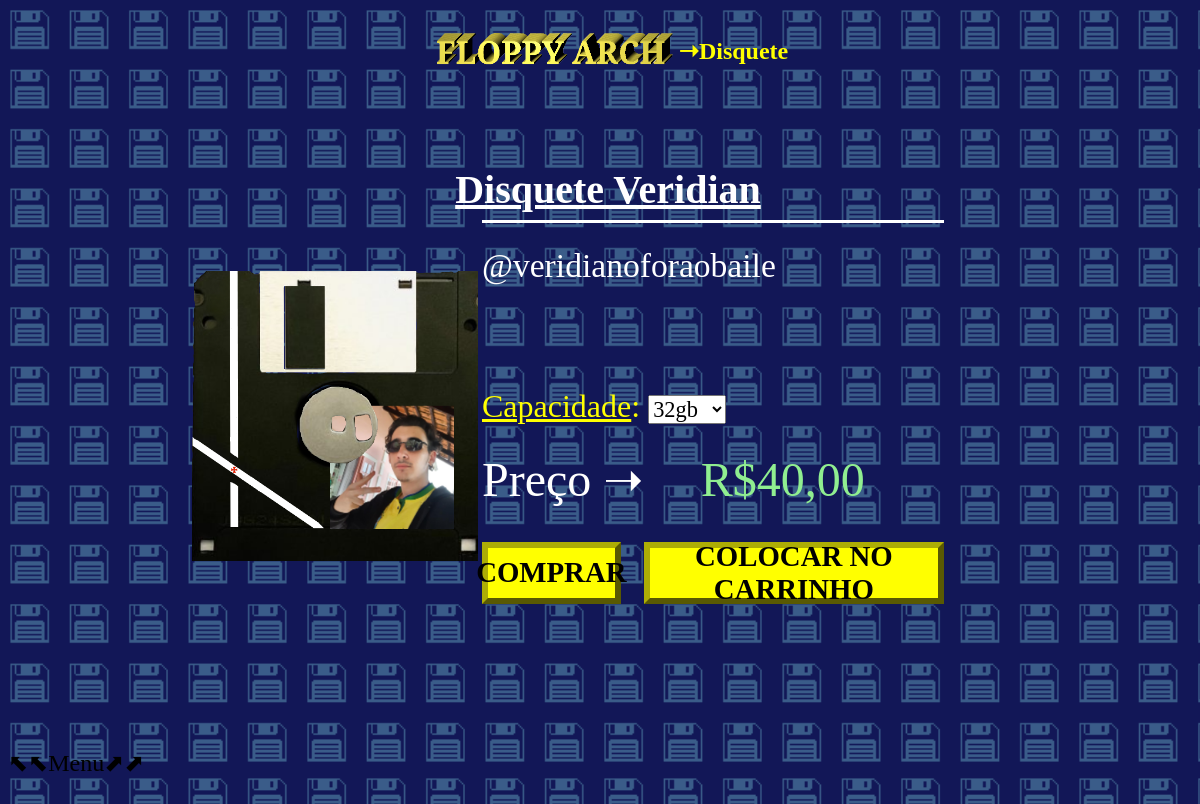
/pagina_disquete.php?codigo=2, run on the app's committed database.
### tables this page shows
CREATE TABLE `produtos` (
  `id_produto` int(11) NOT NULL,
  `nome` varchar(30) NOT NULL,
  `caminhofoto` varchar(90) NOT NULL,
  `descricao` varchar(100) NOT NULL
);

### pagina_disquete.php (the view, shortened to what this page needs)
<?php
    $codigo = $_GET["codigo"];
    include ("conecta.php");
    $comando = $pdo->prepare("SELECT * FROM produtos WHERE id_produto = :user");
    $comando->bindParam(':user', $codigo);
    $comando->execute();
    while ($linhas = $comando->fetch()) {
        $imagem = $linhas["caminhofoto"];
        $titulo = $linhas["nome"];
        $info = $linhas["descricao"];
    }
?>
<!DOCTYPE html>
<html lang="pt-br">
<head>
    <link rel="stylesheet" href="css/disquetec.css" />
</head>
<body>
   <div class="d0">
        <div class="d1">
            <div class="tits">
                <div class="titulo">
                <a href="index.php"><img src="images/floppy_arch_title.png" width="100%"></a>
                </div>
                <div class="comprar">
                    <p ><b>➝Disquete</b></p>
                </div>
            </div>
        </div>
        <div class="d2">
            <div class="d21">
                <div class="disc_titulo">
                   <u><b><?php echo($titulo); ?></b></u>
                </div>
                <div class="disc_baixo">
                    <div class="disc_img">
                        <img src="<?php echo($imagem); ?>" width="97%" >
                    </div>
                    <div class="disc_info">
                        <div class="branco">a</div>
                        <div class="discs_nome">
                            <?php echo($info); ?>
                        </div>
                        <div class="discs_capa">
                            <u>Capacidade</u>: <select id="ka" onchange="penis()">
                                <option>32gb</option>
                            </select>
                        </div>
                        <div class="disc_price">
                            Preço ➝ <span id="kk" name="kk" style="color: lightgreen; ">R$40,00</span>
                        </div>
                        <div class="disc_carrinhocompra">
                            <button type="button" class="disc_comprar" onclick="comprarja('<?php echo $_GET['codigo']; ?>')"> <b>COMPRAR</b> </button>
                            <button type="button" class="disc_carrinho" onclick="botarnocarrinho('<?php echo $_GET['codigo']; ?>')"> <b>COLOCAR NO CARRINHO</b> </button>
                        </div>
                    </div>
                </div>
            </div>
        </div>
        <div class="d3">
        <div class="footer" onmouseleave="aparecer();" onmouseover="ocultar();">
                <div id="texto_menu" class="texto_menu">⬉⬉Menu⬈⬈</div>
        </div>
    </div>
</body>
</html>

### css/disquetec.css (style rules this page uses)
body { background-image: url('../images/Background.png'); overflow: hidden; width: 100%; height: 99.7vh; }
.d0 { height: 100%; width: 100%; display: flex; flex-direction: column; justify-content: space-around; }
.d1 { height: 10%; width: 100%; display: flex; flex-direction: row; justify-items: center; justify-content: center; align-items: center; align-content: center; }
.tits { display: flex; flex-direction: row; justify-content: center; justify-items: center; align-items: center; align-self: center; }
.d2 { height: 78%; width: 100%; display: flex; flex-direction: row; justify-content: center; justify-items: center; align-items: center; align-content: center; }
.d21 { width: 70%; height: 100%; display: flex; justify-content: center; justify-items: center; align-items: center; align-content: center; flex-direction: column; }
.disc_titulo { width: 100%; height: 10%; display: flex; justify-content: center; justify-items: center; align-items: center; align-content: center; font-size: 250%; font-family: 'Times New Roman', Times, serif; color: white; }
.disc_baixo { width: 100%; height: 70%; display: flex; flex-direction: row; }
.disc_img { width: 35%; height: 90%; display: flex; justify-content: center; justify-items: center; align-items: center; align-content: center; }
.disc_info { width: 55%; height: 90%; display: flex; flex-direction: column; justify-content: space-between; }
select { font-size: 70%; font-family: 'Times New Roman', Times, serif; }
.discs_nome { width: 100%; height: 30%; font-family: 'Times New Roman', Times, serif; font-size: 210%; color: white; }
.discs_capa { width: 100%; height: 10%; font-family: 'Times New Roman', Times, serif; color: yellow; font-size: 200%; }
.disc_price { width: 100%; height: 15%; font-size: 300%; font-family: 'Times New Roman', Times, serif; color: white; }
.disc_carrinhocompra { width: 100%; height: 20%; display: flex; justify-content: space-between; justify-items: center; align-items: center; align-content: center; }
.disc_comprar { width: 30%; height: 80%; font-family: 'Times New Roman', Times, serif; background-color: yellow; font-size: 180%; display: flex; justify-content: center; align-items: center; align-content: center; justify-items: center; border-width: 6px; border-color: rgb(173, 173, 5); }
.disc_carrinho { width: 65%; height: 80%; font-family: 'Times New Roman', Times, serif; font-size: 180%; background-color: yellow; display: flex; justify-content: center; align-items: center; align-content: center; justify-items: center; border-width: 6px; border-color: rgb(173, 173, 5); }
.d3 { height: 10%; width: 100%; display: flex; justify-content: center; justify-items: center; align-items: center; align-content: center; }
.titulo { width: 100%; height: 60%; display: flex; justify-content: center; justify-items: center; }
.footer { display: flex; width: 100%; display: inline-block; font-size: 2vw; z-index: 1; }
span { padding-left: 9.8%; }
.branco { color: white; background-color: white; font-size: 1px; line-height: 300%; }
.comprar { display: flex; font-size: 150%; color: yellow; font-family: 'Times New Roman', Times, serif; justify-content: center; justify-items: center; align-items: center; align-content: center; }

### data on the page
produtos: nome "Disquete Veridian", caminhofoto (picture), descricao "@veridianoforaobaile"
